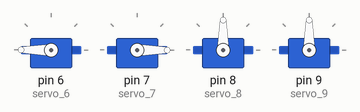
Simulated run of this sketch. Board: Arduino Uno, built with avr-gcc and run on an emulated ATmega328P. Shown: 4 × servo.

Above: at 0.7 s.
At 1.9 s:
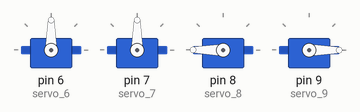
At 5.5 s:
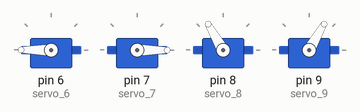
At 8.9 s:
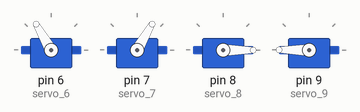
At 14.4 s:
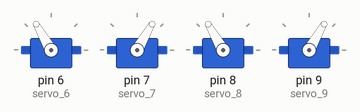
Timing chart, 0 to 15.9 s (numbered marks = the images above):
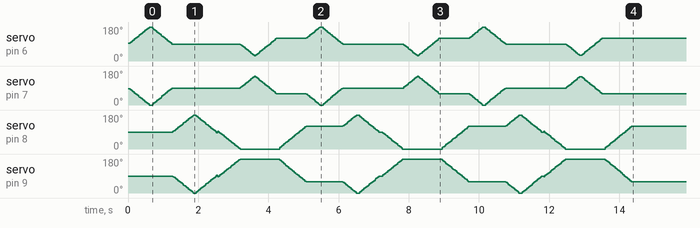

The sketch:

___.ino
```cpp
#include <Arduino.h>
#include <Wire.h>
#include <SoftwareSerial.h>
#include <Servo.h>


float shoulder = 0;
float arm = 0; //초기화

Servo servo_6;
Servo servo_7;
Servo servo_8;
Servo servo_9;

void _delay(float seconds) {
  long endTime = millis() + seconds * 1000;
  while(millis() < endTime) _loop();
}

void _loop(){

} //empty function

//어깨 올리기
void shoulder_raise() {
  while(!(shoulder > 180)){
    _loop();
    servo_6.write(shoulder);
    servo_7.write((180-shoulder));
    shoulder += 3;
    _delay(0.02);
  }
}

//어깨 내리기
void shoulder_down() {
  while(!(shoulder < 90)){
    _loop();
    servo_6.write(shoulder);
    servo_7.write((180-shoulder));
    shoulder += -3;
    _delay(0.02);
  }
}

//팔 올리기
void arm_raise() {
  while(!(arm > 180)){
    _loop();
    servo_8.write(arm);
    servo_9.write((180-arm));
    arm += 3;
    _delay(0.02);
  }

  while(!(arm < 90)){
    _loop();
    servo_8.write(arm);
    servo_9.write((180-arm));
    arm -= 3;
    _delay(0.02);
  }

}

//팔 내리기
void arm_down() {
  while(!(arm > 90)){
    _loop();
    servo_8.write(arm);
    servo_9.write((180-arm));
    arm += 3;
    _delay(0.02);
  }

  while(!(arm < 0)){
    _loop();
    servo_8.write(arm);
    servo_9.write((180-arm));
    arm -= 3;
    _delay(0.02);
  }

}

//어깨 위아래로 흔들기
void shacking_shoulder() {
  while(!(shoulder < 30)){
    _loop();
    servo_6.write(shoulder);
    servo_7.write((180-shoulder));
    shoulder -= 3;
    _delay(0.02);
  }

  while(!(shoulder > 120)){
    _loop();
    servo_6.write(shoulder);
    servo_7.write((180-shoulder));
    shoulder += 3;
    _delay(0.02);
  }

}

//팔 모았다 펴기
void arms_outstretched() {
  while(!(arm < 0)){
    _loop();
    servo_8.write(arm);
    servo_9.write((180-arm));
    arm += -3;
    _delay(0.02);
  }

  while(!(arm > 120)){
    _loop();
    servo_8.write(arm);
    servo_9.write((180-arm));
    arm += 3;
    _delay(0.02);
  }

}

//실행하기
void setup() {
  servo_6.attach(6);
  servo_7.attach(7);
  servo_8.attach(8);
  servo_9.attach(9);

  shoulder = 90;
  arm = 90;


  for(int count=0;count<3;count++){
    shoulder_raise();
    shoulder_down();
    arm_raise();
    arm_down();
    shacking_shoulder();
    arms_outstretched();
   }


   _loop();

}

void loop() {
  // put your main code here, to run repeatedly:

}
```
